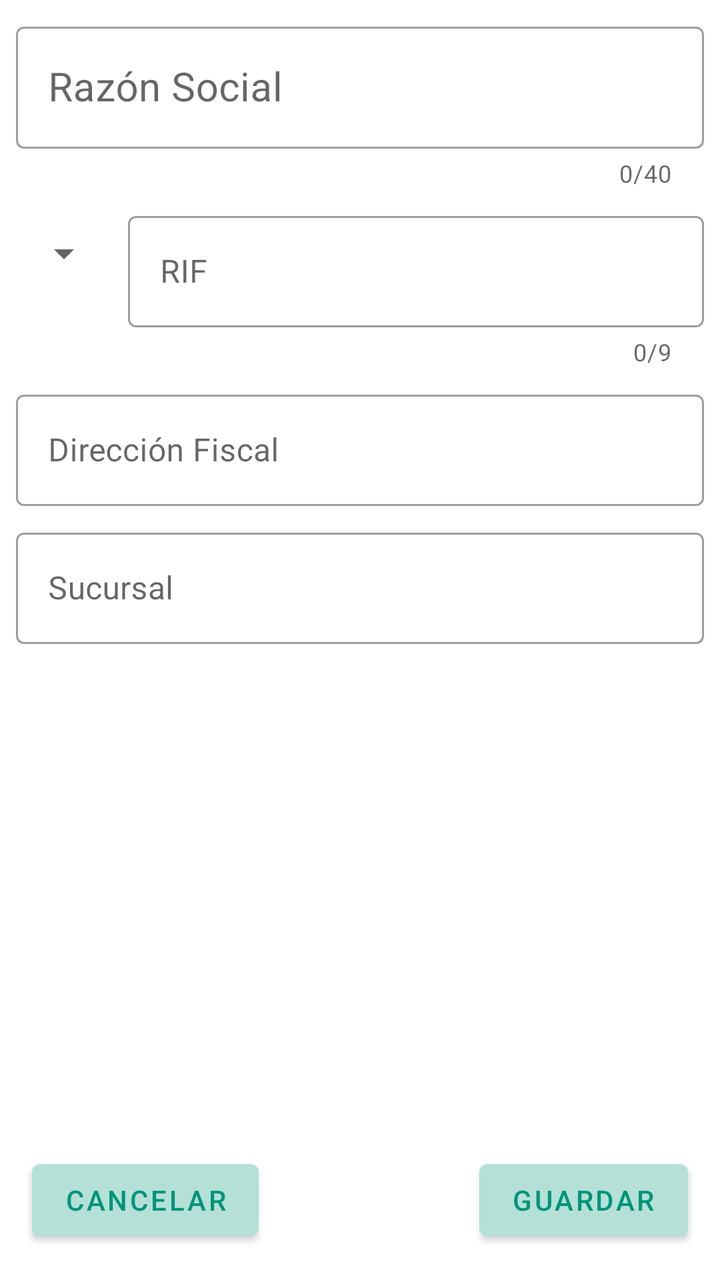
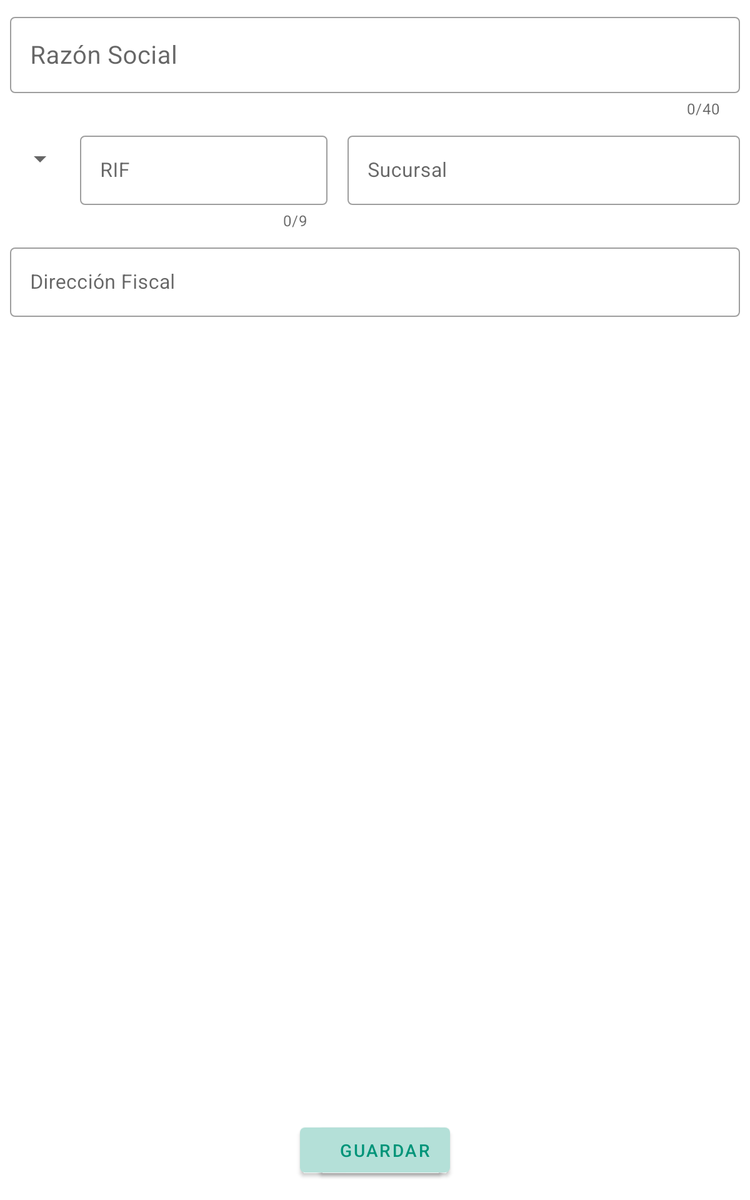

Compare how this app lays out the same screen by default and in its alternative resource folder. The renders come first, then the two layout files and the values they reference.
<!-- AndroidManifest.xml: application theme Theme.RosquetesLucy -->
<!-- res/layout/dialog_add_costumer.xml -->
<?xml version="1.0" encoding="utf-8"?>
<androidx.constraintlayout.widget.ConstraintLayout xmlns:android="http://schemas.android.com/apk/res/android"
    xmlns:tools="http://schemas.android.com/tools"
    android:layout_width="match_parent"
    android:layout_height="match_parent"
    xmlns:app="http://schemas.android.com/apk/res-auto">

    <com.google.android.material.textfield.TextInputLayout
        android:id="@+id/tf_name_costumer"
        style="@style/Widget.MaterialComponents.TextInputLayout.OutlinedBox"
        android:layout_width="match_parent"
        android:layout_height="wrap_content"
        android:layout_marginStart="8dp"
        android:layout_marginTop="8dp"
        android:layout_marginEnd="8dp"
        app:counterEnabled="true"
        app:counterMaxLength="40"
        app:layout_constraintEnd_toEndOf="parent"
        app:layout_constraintStart_toStartOf="parent"
        app:layout_constraintTop_toTopOf="parent">

        <com.google.android.material.textfield.TextInputEditText
            android:id="@+id/et_name_costumer"
            android:layout_width="match_parent"
            android:layout_height="wrap_content"
            android:hint="@string/text_name_costumer"
            android:inputType="textCapWords"
            android:textSize="20sp"
            android:maxLength="40"
            app:layout_constraintBottom_toBottomOf="parent"
            app:layout_constraintEnd_toEndOf="parent"
            app:layout_constraintStart_toStartOf="parent"
            app:layout_constraintTop_toTopOf="parent" />
    </com.google.android.material.textfield.TextInputLayout>

    <Spinner
        android:id="@+id/spinner"
        android:layout_width="0dp"
        android:layout_height="48dp"
        android:layout_marginStart="8dp"
        android:layout_marginTop="8dp"
        app:layout_constraintStart_toStartOf="parent"
        app:layout_constraintTop_toBottomOf="@+id/tf_name_costumer" />

    <com.google.android.material.textfield.TextInputLayout
        android:id="@+id/tf_id_costumer"
        style="@style/Widget.MaterialComponents.TextInputLayout.OutlinedBox"
        android:layout_width="0dp"
        android:layout_height="wrap_content"
        android:layout_marginStart="8dp"
        android:layout_marginTop="8dp"
        android:layout_marginEnd="8dp"
        app:counterEnabled="true"
        app:counterMaxLength="9"
        app:layout_constraintEnd_toEndOf="parent"
        app:layout_constraintStart_toEndOf="@+id/spinner"
        app:layout_constraintTop_toBottomOf="@+id/tf_name_costumer">

        <com.google.android.material.textfield.TextInputEditText
            android:id="@+id/et_id_costumer"
            android:layout_width="match_parent"
            android:layout_height="wrap_content"
            android:hint="@string/text_id_costumer"
            android:maxLength="9"
            android:inputType="number" />
    </com.google.android.material.textfield.TextInputLayout>


    <com.google.android.material.textfield.TextInputLayout
        android:id="@+id/tf_address_costumer"
        style="@style/Widget.MaterialComponents.TextInputLayout.OutlinedBox"
        android:layout_width="0dp"
        android:layout_height="wrap_content"
        android:layout_marginStart="8dp"
        android:layout_marginTop="8dp"
        android:layout_marginEnd="8dp"
        app:layout_constraintEnd_toEndOf="parent"
        app:layout_constraintStart_toStartOf="parent"
        app:layout_constraintTop_toBottomOf="@+id/tf_id_costumer">

        <com.google.android.material.textfield.TextInputEditText
            android:id="@+id/et_address_costumer"
            android:layout_width="match_parent"
            android:layout_height="wrap_content"
            android:hint="@string/text_address_costumer"
            android:inputType="textCapWords" />
    </com.google.android.material.textfield.TextInputLayout>

    <com.google.android.material.textfield.TextInputLayout
        android:id="@+id/tf_location_costumer"
        style="@style/Widget.MaterialComponents.TextInputLayout.OutlinedBox"
        android:layout_width="0dp"
        android:layout_height="wrap_content"
        android:layout_marginStart="8dp"
        android:layout_marginTop="8dp"
        android:layout_marginEnd="8dp"
        app:layout_constraintEnd_toEndOf="parent"
        app:layout_constraintStart_toStartOf="parent"
        app:layout_constraintTop_toBottomOf="@+id/tf_address_costumer">

        <com.google.android.material.textfield.TextInputEditText
            android:id="@+id/et_location_costumer"
            android:layout_width="match_parent"
            android:layout_height="wrap_content"
            android:hint="@string/text_location_costumer"
            android:inputType="textCapWords" />
    </com.google.android.material.textfield.TextInputLayout>

    <ProgressBar
        android:id="@+id/progressBar"
        style="?android:attr/progressBarStyleHorizontal"
        android:layout_width="0dp"
        android:layout_height="wrap_content"
        android:indeterminate="true"
        android:visibility="gone"
        app:layout_constraintEnd_toEndOf="parent"
        app:layout_constraintStart_toStartOf="parent"
        app:layout_constraintTop_toTopOf="parent" />

    <Button
        android:id="@+id/btn_cancel"
        android:layout_width="wrap_content"
        android:layout_height="wrap_content"
        android:layout_marginStart="16dp"
        android:layout_marginBottom="16dp"
        android:text="@string/btn_cancel"
        app:layout_constraintBottom_toBottomOf="parent"
        app:layout_constraintStart_toStartOf="parent" />

    <Button
        android:id="@+id/btn_save"
        android:layout_width="wrap_content"
        android:layout_height="wrap_content"
        android:layout_marginEnd="16dp"
        android:layout_marginBottom="16dp"
        android:text="@string/btn_save"
        app:layout_constraintBottom_toBottomOf="parent"
        app:layout_constraintEnd_toEndOf="parent" />

</androidx.constraintlayout.widget.ConstraintLayout>
<!-- resources referenced by this layout -->
<resources>
  <string name="btn_cancel">Cancelar</string>
  <string name="btn_save">Guardar</string>
  <string name="text_address_costumer">Dirección Fiscal</string>
  <string name="text_id_costumer">RIF</string>
  <string name="text_location_costumer">Sucursal</string>
  <string name="text_name_costumer">Razón Social</string>
  <style name="Theme.RosquetesLucy" parent="Theme.MaterialComponents.Light.NoActionBar">
          
          <item name="colorPrimary">@color/green_base_normal</item>
          <item name="colorPrimaryVariant">@color/green_base_dark</item>
          <item name="colorOnPrimary">@color/white</item>
          
          <item name="colorSecondary">@color/green_second_base_normal</item>
          <item name="colorSecondaryVariant">@color/blue_gray_dark</item>
          <item name="colorOnSecondary">@color/black</item>
          
          <item name="android:statusBarColor" tools:targetApi="l">?attr/colorPrimaryVariant</item>
          
          <item name="materialButtonStyle">@style/ButtonColor</item>
          <item name="alertDialogTheme">@style/AlertDialogTheme</item>
      </style>
  <color name="green_base_normal">#B4E0D8</color>
  <color name="green_base_dark">#84AEA7</color>
  <color name="white">#FFFFFFFF</color>
  <color name="green_second_base_normal">#009479</color>
  <color name="blue_gray_dark">#808E95</color>
  <color name="black">#FF000000</color>
  <style name="ButtonColor" parent="Widget.MaterialComponents.Button">
          <item name="android:textColor">@color/green_second_base_normal</item>
      </style>
  <style name="AlertDialogTheme" parent="ThemeOverlay.MaterialComponents.Dialog.Alert">
          <item name="buttonBarNegativeButtonStyle">@style/DialogButtonStyle</item>
          <item name="buttonBarPositiveButtonStyle">@style/DialogButtonStyle</item>
          <item name="buttonBarNeutralButtonStyle">@style/DialogButtonStyle</item>
      </style>
  <style name="DialogButtonStyle" parent="Widget.MaterialComponents.Button.TextButton.Dialog">
          <item name="android:textColor">@color/green_second_base_normal</item>
      </style>
</resources>
<!-- res/layout-sw600dp/dialog_add_costumer.xml (the repository's variant of the layout above) -->
<!-- drawn on a 7-inch tablet held upright -->
<?xml version="1.0" encoding="utf-8"?>
<androidx.constraintlayout.widget.ConstraintLayout xmlns:android="http://schemas.android.com/apk/res/android"
    xmlns:tools="http://schemas.android.com/tools"
    android:layout_width="match_parent"
    android:layout_height="match_parent"
    xmlns:app="http://schemas.android.com/apk/res-auto">

    <com.google.android.material.textfield.TextInputLayout
        android:id="@+id/tf_name_costumer"
        style="@style/Widget.MaterialComponents.TextInputLayout.OutlinedBox"
        android:layout_width="match_parent"
        android:layout_height="wrap_content"
        android:layout_marginStart="8dp"
        android:layout_marginTop="8dp"
        android:layout_marginEnd="8dp"
        app:counterEnabled="true"
        app:counterMaxLength="40"
        app:layout_constraintEnd_toEndOf="parent"
        app:layout_constraintStart_toStartOf="parent"
        app:layout_constraintTop_toTopOf="parent">

        <com.google.android.material.textfield.TextInputEditText
            android:id="@+id/et_name_costumer"
            android:layout_width="match_parent"
            android:layout_height="wrap_content"
            android:hint="@string/text_name_costumer"
            android:inputType="textCapWords"
            android:textSize="20sp"
            android:maxLength="40"
            app:layout_constraintBottom_toBottomOf="parent"
            app:layout_constraintEnd_toEndOf="parent"
            app:layout_constraintStart_toStartOf="parent"
            app:layout_constraintTop_toTopOf="parent" />
    </com.google.android.material.textfield.TextInputLayout>

    <Spinner
        android:id="@+id/spinner"
        android:layout_width="0dp"
        android:layout_height="48dp"
        android:layout_marginStart="8dp"
        android:layout_marginTop="8dp"
        app:layout_constraintStart_toStartOf="parent"
        app:layout_constraintTop_toBottomOf="@+id/tf_name_costumer" />

    <com.google.android.material.textfield.TextInputLayout
        android:id="@+id/tf_id_costumer"
        style="@style/Widget.MaterialComponents.TextInputLayout.OutlinedBox"
        android:layout_width="0dp"
        android:layout_height="wrap_content"
        android:layout_marginStart="8dp"
        android:layout_marginTop="8dp"
        android:layout_marginEnd="8dp"
        app:counterEnabled="true"
        app:counterMaxLength="9"
        app:layout_constraintEnd_toStartOf="@+id/guide_line"
        app:layout_constraintStart_toEndOf="@+id/spinner"
        app:layout_constraintTop_toBottomOf="@+id/tf_name_costumer">

        <com.google.android.material.textfield.TextInputEditText
            android:id="@+id/et_id_costumer"
            android:layout_width="match_parent"
            android:layout_height="wrap_content"
            android:hint="@string/text_id_costumer"
            android:inputType="number"
            android:maxLength="9" />
    </com.google.android.material.textfield.TextInputLayout>

    <androidx.constraintlayout.widget.Guideline
        android:id="@+id/guide_line"
        android:layout_width="0dp"
        android:layout_height="50dp"
        android:orientation="vertical"
        app:layout_constraintBottom_toBottomOf="parent"
        app:layout_constraintGuide_percent="0.45"
        app:layout_constraintTop_toTopOf="parent" />

    <com.google.android.material.textfield.TextInputLayout
        android:id="@+id/tf_address_costumer"
        style="@style/Widget.MaterialComponents.TextInputLayout.OutlinedBox"
        android:layout_width="0dp"
        android:layout_height="wrap_content"
        android:layout_marginStart="8dp"
        android:layout_marginTop="8dp"
        android:layout_marginEnd="8dp"
        app:layout_constraintEnd_toEndOf="parent"
        app:layout_constraintStart_toStartOf="parent"
        app:layout_constraintTop_toBottomOf="@+id/tf_id_costumer">

        <com.google.android.material.textfield.TextInputEditText
            android:id="@+id/et_address_costumer"
            android:layout_width="match_parent"
            android:layout_height="wrap_content"
            android:hint="@string/text_address_costumer"
            android:inputType="textCapWords" />
    </com.google.android.material.textfield.TextInputLayout>

    <com.google.android.material.textfield.TextInputLayout
        android:id="@+id/tf_location_costumer"
        style="@style/Widget.MaterialComponents.TextInputLayout.OutlinedBox"
        android:layout_width="0dp"
        android:layout_height="wrap_content"
        android:layout_marginStart="8dp"
        android:layout_marginTop="8dp"
        android:layout_marginEnd="8dp"
        app:layout_constraintEnd_toEndOf="parent"
        app:layout_constraintStart_toStartOf="@+id/guide_line"
        app:layout_constraintTop_toBottomOf="@+id/tf_name_costumer">

        <com.google.android.material.textfield.TextInputEditText
            android:id="@+id/et_location_costumer"
            android:layout_width="match_parent"
            android:layout_height="wrap_content"
            android:hint="@string/text_location_costumer"
            android:inputType="textCapWords" />
    </com.google.android.material.textfield.TextInputLayout>

    <ProgressBar
        android:id="@+id/progressBar"
        style="?android:attr/progressBarStyleHorizontal"
        android:layout_width="0dp"
        android:layout_height="wrap_content"
        android:indeterminate="true"
        android:visibility="gone"
        app:layout_constraintEnd_toEndOf="parent"
        app:layout_constraintStart_toStartOf="parent"
        app:layout_constraintTop_toTopOf="parent" />

    <Button
        android:id="@+id/btn_cancel"
        android:layout_width="wrap_content"
        android:layout_height="wrap_content"
        android:layout_marginStart="240dp"
        android:layout_marginBottom="16dp"
        android:text="@string/btn_cancel"
        app:layout_constraintBottom_toBottomOf="parent"
        app:layout_constraintStart_toStartOf="parent" />

    <Button
        android:id="@+id/btn_save"
        android:layout_width="wrap_content"
        android:layout_height="wrap_content"
        android:layout_marginEnd="240dp"
        android:layout_marginBottom="16dp"
        android:text="@string/btn_save"
        app:layout_constraintBottom_toBottomOf="parent"
        app:layout_constraintEnd_toEndOf="parent" />

</androidx.constraintlayout.widget.ConstraintLayout>
